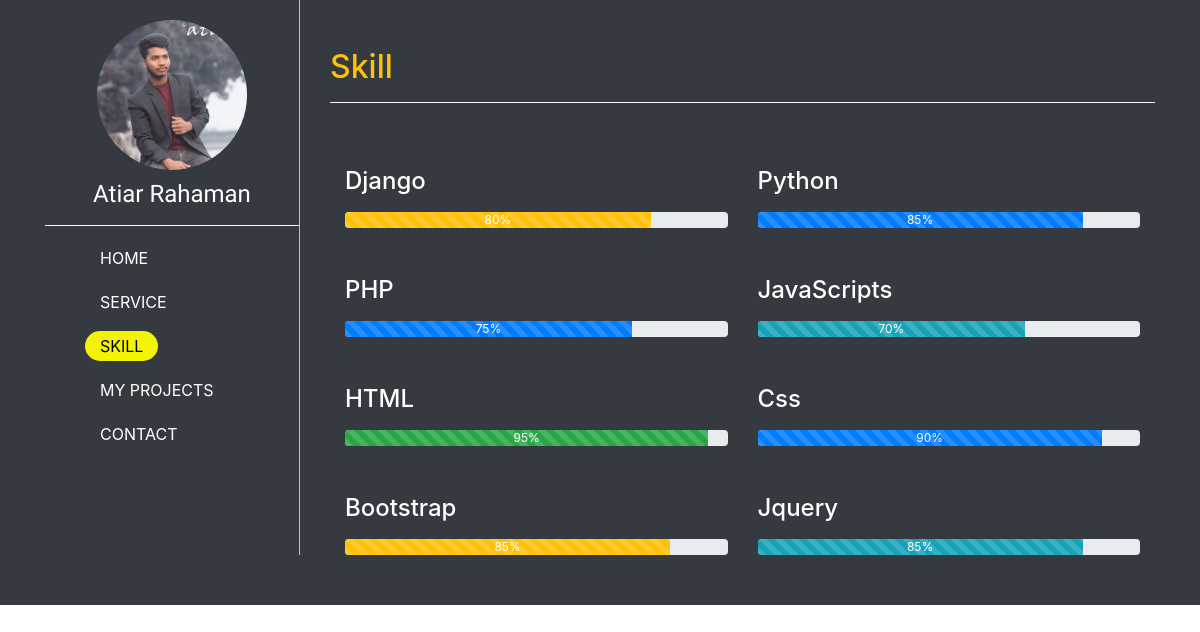
/skill/, run on the app's committed database.
### skill/models.py (models this page shows)
class Skill(models.Model):
    title= models.CharField( max_length=50)
    p_parcent= models.CharField( max_length=50)
    width= models.CharField( max_length=50)
    color= models.CharField( max_length=50)

### skill/views.py (the view)
# urls.py: path('', include('skill.urls')),
def skill(request):
    skill=Skill.objects.all()
    context={
     'skill':'active',
     'sk':skill
        }
    return render(request,'skill.html',context)

### skill/templates/skill.html (shortened to what this page needs)
{% extends 'base.html'%}
{% block content%}
<div class="title">
    <h2 class="text-warning mt-5 ">Skill</h2>
    <hr class="border-light" >
</div>
<div class="container">
    <div class="row">
        {% for i in sk %}
        <div class="col-sm-6">
           <div class="mt-5 name">
                <h4 class="text-white">{{i.title}}</h4>
                <div class="progress mt-3">
                    <div class="progress-bar {{i.color}} progress-bar-striped progress-bar-animated "style="width:{{i.width}}" > {{i.p_parcent}}</div>
                  </div>
            </div>
            </div>
            {% endfor %}
    </div>
</div>
{% endblock content%}

### data on the page
Skill: title "Django", p_parcent "80%"
Skill: title "Python", p_parcent "85%"
Skill: title "PHP", p_parcent "75%"
Skill: title "JavaScripts", p_parcent "70%"
Skill: title "HTML", p_parcent "95%"
Skill: title "Css", p_parcent "90%"
Skill: title "Bootstrap", p_parcent "85%"
Skill: title "Jquery", p_parcent "85%"
